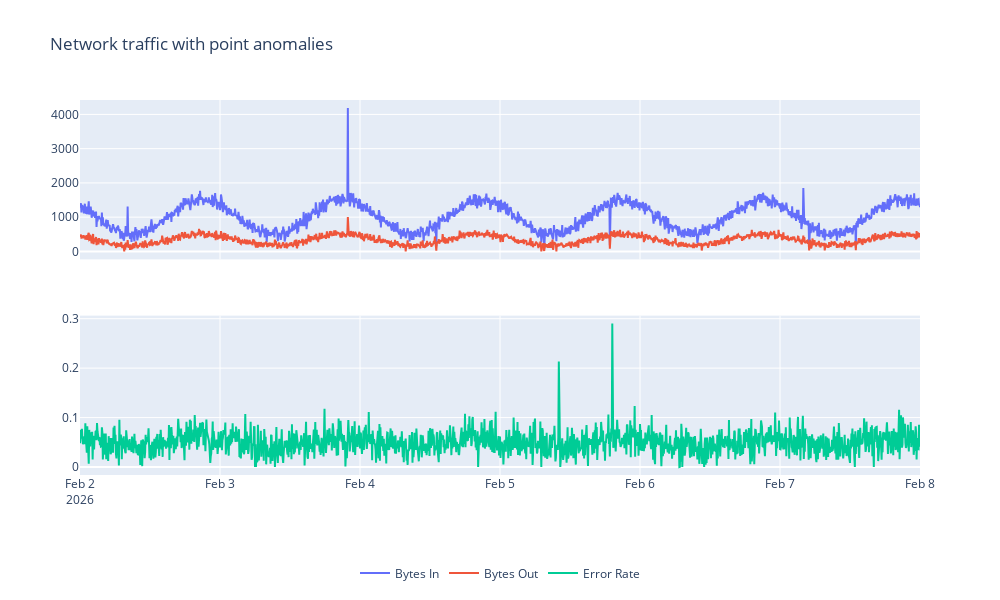

Notebook code for this chart:
### Code cell
df_point_anomalies, point_anomaly_indices = generate_point_anomalies(df)
plot_network_metrics(df_point_anomalies, title='Network traffic with point anomalies')

### Figure 1 — Plotly figure (JSON) as saved in the notebook; plotly's stock layout.template omitted (floating-point values rounded to 4 significant figures; data arrays with more than 128 entries replaced by an {"elided": "..."} marker saying what was removed)
{"data": [{"name": "Bytes In", "type": "scatter", "x": {"elided": "1729 str values"}, "xaxis": "x", "y": {"elided": "1729 float values"}, "yaxis": "y"}, {"name": "Bytes Out", "type": "scatter", "x": {"elided": "1729 str values"}, "xaxis": "x", "y": {"elided": "1729 float values"}, "yaxis": "y"}, {"name": "Error Rate", "type": "scatter", "x": {"elided": "1729 str values"}, "xaxis": "x2", "y": {"elided": "1729 float values"}, "yaxis": "y2"}], "layout": {"height": 600, "legend": {"orientation": "h", "x": 0.5, "xanchor": "center", "y": -0.3, "yanchor": "bottom"}, "title": {"text": "Network traffic with point anomalies"}, "width": 1000, "xaxis": {"anchor": "y", "domain": [0, 1], "matches": "x2", "showticklabels": false}, "xaxis2": {"anchor": "y2", "domain": [0, 1]}, "yaxis": {"anchor": "x", "domain": [0.575, 1]}, "yaxis2": {"anchor": "x2", "domain": [0, 0.425]}}}
